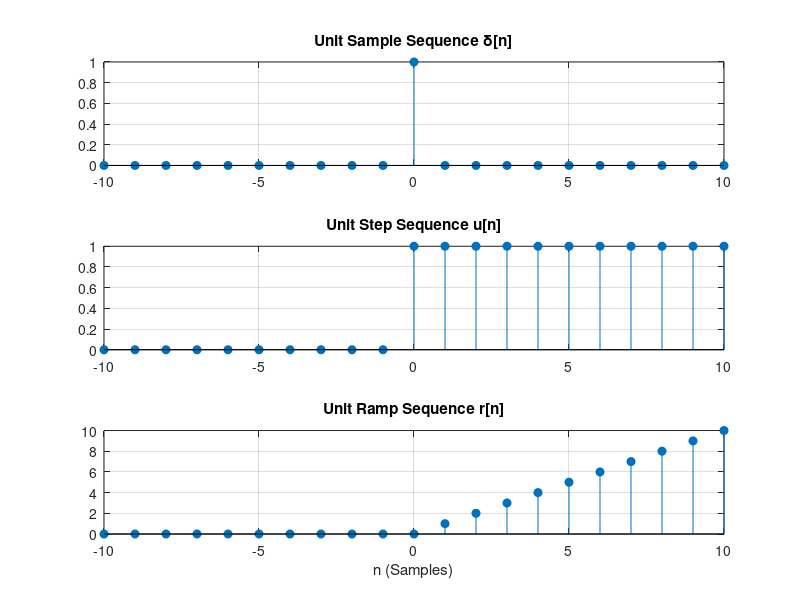
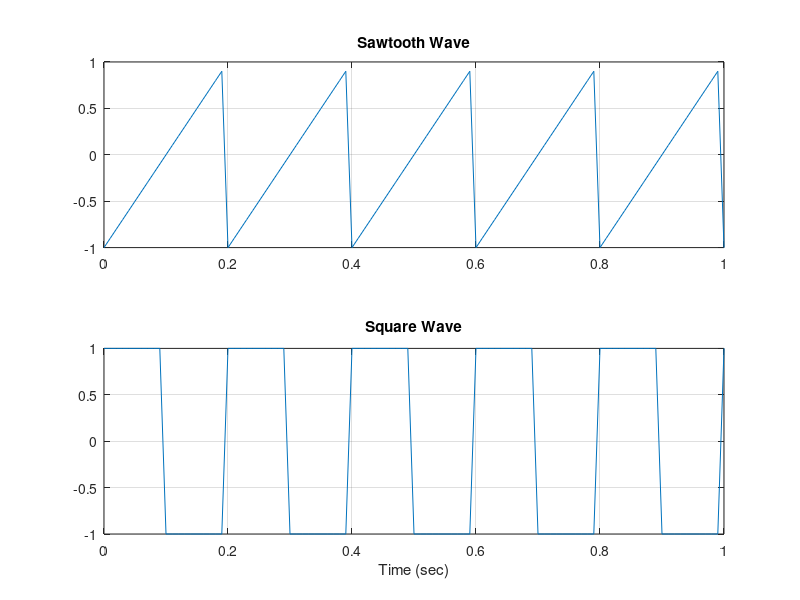
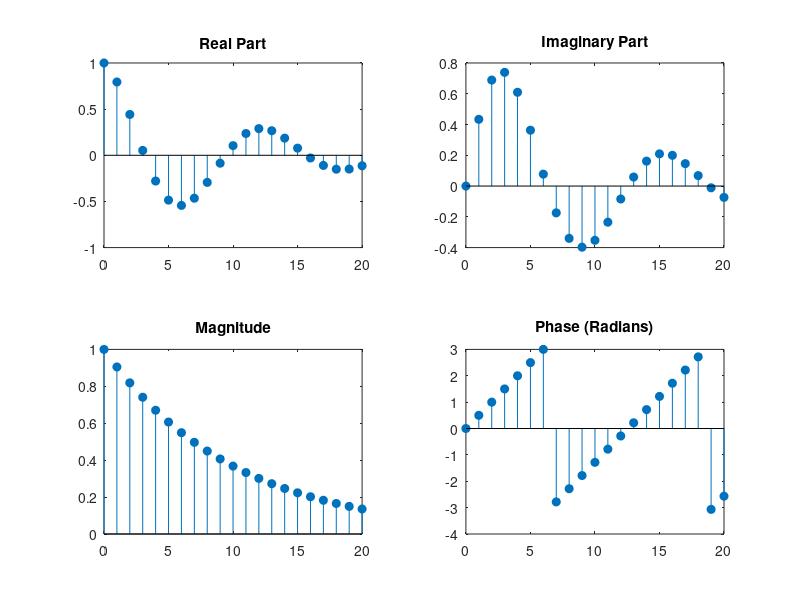
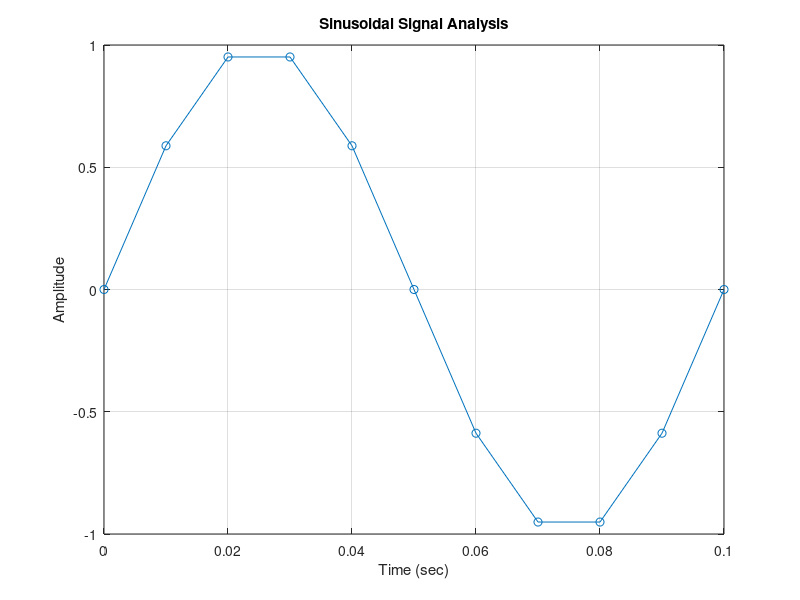

The MATLAB script that drew these images, in order:
% LAB 01 - Task 1
% Question: Generate Unit Sample, Unit Step, and Unit Ramp sequences.

n = -10:10; % Time index

% 1. Unit Sample Sequence (Delta Function)
unit_sample = [n == 0];

% 2. Unit Step Sequence
unit_step = [n >= 0];

% 3. Unit Ramp Sequence
unit_ramp = n .* (n >= 0);

% Plotting
figure;
subplot(3,1,1);
stem(n, unit_sample, 'filled');
title('Unit Sample Sequence \delta[n]');
grid on;

subplot(3,1,2);
stem(n, unit_step, 'filled');
title('Unit Step Sequence u[n]');
grid on;

subplot(3,1,3);
stem(n, unit_ramp, 'filled');
title('Unit Ramp Sequence r[n]');
xlabel('n (Samples)');
grid on;

% LAB 01 - Task 2
% Question: Generate Sawtooth and Square waves.

t = 0:0.01:1;
f = 5; % Frequency 5Hz

% 1. Sawtooth Wave
y_saw = sawtooth(2*pi*f*t);

% 2. Square Wave
y_sq = square(2*pi*f*t);

figure;
subplot(2,1,1);
plot(t, y_saw);
title('Sawtooth Wave');
grid on;

subplot(2,1,2);
plot(t, y_sq);
title('Square Wave');
xlabel('Time (sec)');
grid on;

% LAB 01 - Task 3
% Question: Analyze real, imag, magnitude, and phase of complex exponentials.

n = 0:20;
alpha = -0.1;
omega = 0.5;
x = exp((alpha + 1i*omega)*n);

figure;
subplot(2,2,1);
stem(n, real(x), 'filled');
title('Real Part');

subplot(2,2,2);
stem(n, imag(x), 'filled');
title('Imaginary Part');

subplot(2,2,3);
stem(n, abs(x), 'filled');
title('Magnitude');

subplot(2,2,4);
stem(n, angle(x), 'filled');
title('Phase (Radians)');

% LAB 01 - Task 4
% Question: Sinusoidal analysis and aliasing.

fs = 100; % Sampling frequency
t = 0:1/fs:0.1;
f = 10; % Signal frequency 10Hz
x = sin(2*pi*f*t);

figure;
plot(t, x, '-o');
title('Sinusoidal Signal Analysis');
xlabel('Time (sec)');
ylabel('Amplitude');
grid on;
